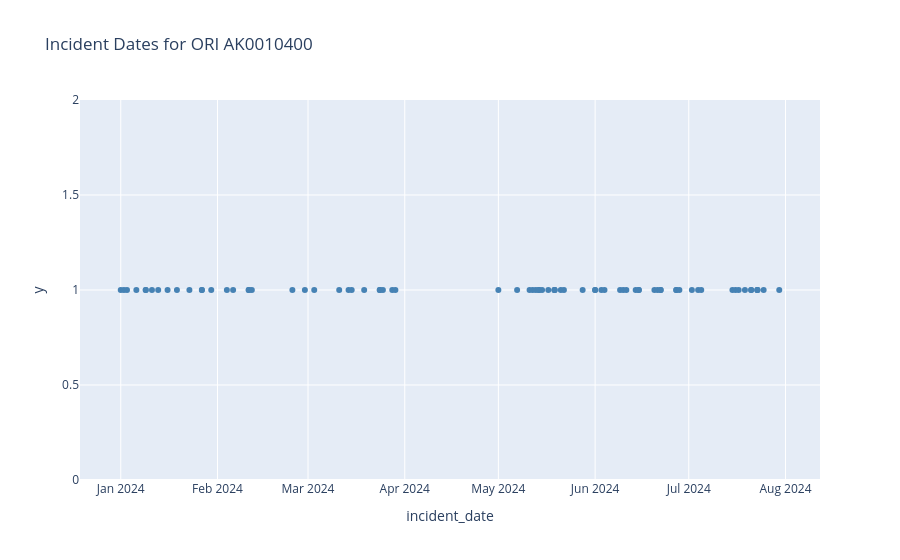

Write notebook code for a chart like this one.
### Code cell
to_look_ori = "AK0010400"
fig = px.scatter(
    data_df_filtered[data_df_filtered["ori"] == f"{to_look_ori}"],
    x="incident_date",
    y=[1] * len(data_df_filtered[data_df_filtered["ori"] == f"{to_look_ori}"]),
    title=f"Incident Dates for ORI {to_look_ori}",
    color_discrete_sequence=["steelblue"]
)

fig.show()

### Figure 1 — Plotly figure (JSON) as saved in the notebook; plotly's stock layout.template omitted (floating-point values rounded to 4 significant figures)
{"data": [{"hovertemplate": "incident_date=%{x}<br>y=%{y}<extra></extra>", "legendgroup": "", "marker": {"color": "steelblue", "symbol": "circle"}, "mode": "markers", "name": "", "orientation": "v", "showlegend": false, "type": "scatter", "x": ["2024-01-01T00:00:00", "2024-01-02T00:00:00", "2024-01-03T00:00:00", "2024-01-06T00:00:00", "2024-01-09T00:00:00", "2024-01-09T00:00:00", "2024-01-11T00:00:00", "2024-01-13T00:00:00", "2024-01-16T00:00:00", "2024-01-19T00:00:00", "2024-01-23T00:00:00", "2024-01-27T00:00:00", "2024-01-27T00:00:00", "2024-01-30T00:00:00", "2024-02-04T00:00:00", "2024-02-06T00:00:00", "2024-02-11T00:00:00", "2024-02-11T00:00:00", "2024-02-12T00:00:00", "2024-02-25T00:00:00", "2024-02-29T00:00:00", "2024-03-03T00:00:00", "2024-03-11T00:00:00", "2024-03-14T00:00:00", "2024-03-15T00:00:00", "2024-03-19T00:00:00", "2024-03-24T00:00:00", "2024-03-24T00:00:00", "2024-03-25T00:00:00", "2024-03-28T00:00:00", "2024-03-29T00:00:00", "2024-05-01T00:00:00", "2024-05-07T00:00:00", "2024-05-11T00:00:00", "2024-05-12T00:00:00", "2024-05-13T00:00:00", "2024-05-14T00:00:00", "2024-05-14T00:00:00", "2024-05-15T00:00:00", "2024-05-17T00:00:00", "2024-05-19T00:00:00", "2024-05-19T00:00:00", "2024-05-19T00:00:00", "2024-05-21T00:00:00", "2024-05-22T00:00:00", "2024-05-28T00:00:00", "2024-06-01T00:00:00", "2024-06-01T00:00:00", "2024-06-03T00:00:00", "2024-06-04T00:00:00", "2024-06-09T00:00:00", "2024-06-10T00:00:00", "2024-06-11T00:00:00", "2024-06-14T00:00:00", "2024-06-15T00:00:00", "2024-06-15T00:00:00", "2024-06-20T00:00:00", "2024-06-21T00:00:00", "2024-06-22T00:00:00", "2024-06-22T00:00:00", "2024-06-27T00:00:00", "2024-06-27T00:00:00", "2024-06-28T00:00:00", "2024-07-02T00:00:00", "2024-07-04T00:00:00", "2024-07-05T00:00:00", "2024-07-15T00:00:00", "2024-07-16T00:00:00", "2024-07-17T00:00:00", "2024-07-19T00:00:00", "2024-07-21T00:00:00", "2024-07-21T00:00:00", "2024-07-23T00:00:00", "2024-07-23T00:00:00", "2024-07-23T00:00:00", "2024-07-25T00:00:00", "2024-07-30T00:00:00"], "xaxis": "x", "y": [1, 1, 1, 1, 1, 1, 1, 1, 1, 1, 1, 1, 1, 1, 1, 1, 1, 1, 1, 1, 1, 1, 1, 1, 1, 1, 1, 1, 1, 1, 1, 1, 1, 1, 1, 1, 1, 1, 1, 1, 1, 1, 1, 1, 1, 1, 1, 1, 1, 1, 1, 1, 1, 1, 1, 1, 1, 1, 1, 1, 1, 1, 1, 1, 1, 1, 1, 1, 1, 1, 1, 1, 1, 1, 1, 1, 1], "yaxis": "y"}], "layout": {"legend": {"tracegroupgap": 0}, "title": {"text": "Incident Dates for ORI AK0010400"}, "xaxis": {"anchor": "y", "domain": [0, 1], "title": {"text": "incident_date"}}, "yaxis": {"anchor": "x", "domain": [0, 1], "title": {"text": "y"}}}}
